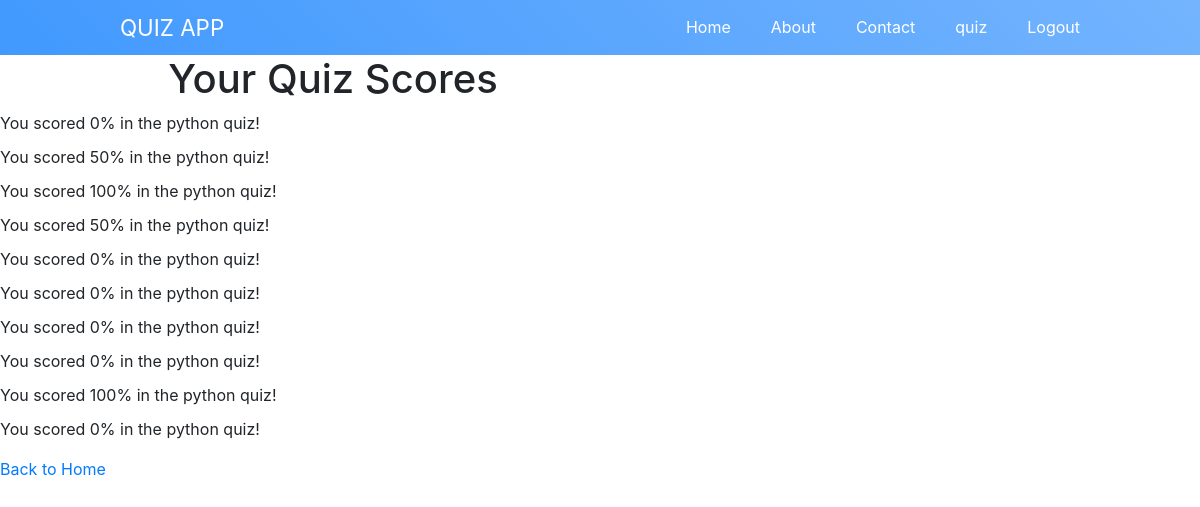
The page /scores/ (signed in) on the database its author committed.
### question/models.py (models this page shows, shortened)
class Score(models.Model):
    user = models.ForeignKey(User, on_delete=models.CASCADE)
    course = models.ForeignKey(Course, on_delete=models.CASCADE)
    score = models.IntegerField()

class Course(models.Model):
    name = models.CharField(max_length=100)

### question/views.py (the view)
# urls.py: path('scores/',views.scores, name='scores'),
@login_required
def scores(request):
    user_scores = Score.objects.filter(user=request.user)
    return render(request, 'allscore.html', {'user_scores': user_scores})

### templates/allscore.html
{% extends "base.html" %}
{% block content %}
<div class="allscore">
    <h1>Your Quiz Scores</h1>
    {% if user_scores %}
        <ul>
            {% for score in user_scores %}
                <li>You scored {{ score.score }}% in the {{ score.course.name }} quiz!</li>
            {% endfor %}
        </ul>
    {% else %}
        <p>No scores available.</p>
    {% endif %}
    <a href="{% url 'home' %}">Back to Home</a>
</div>
{% endblock %}

### static/css/nav.css (style rules this page uses)
body { margin: 0; padding: 0; font-family: 'Roboto', sans-serif; }

### static/css/quizpage.css (style rules this page uses)
h1 { text-align: center; font-size: 2em; margin-bottom: 20px; }

### static/css/quiz.css (style rules this page uses)
h1 { text-align: center; margin-bottom: 20px; }
ul { list-style: none; padding: 0; margin: 0; }
li { margin-bottom: 10px; }

### templates/base.html (style rules this page uses)
body { margin: 0; padding: 0; font-family: sans-serif; }

### rows shown on the page
Score: score "0", course.name "python"
Score: score "50", course.name "python"
Score: score "100", course.name "python"
Score: score "50", course.name "python"
Score: score "0", course.name "python"
Score: score "0", course.name "python"
Score: score "0", course.name "python"
Score: score "0", course.name "python"
Score: score "100", course.name "python"
Score: score "0", course.name "python"
